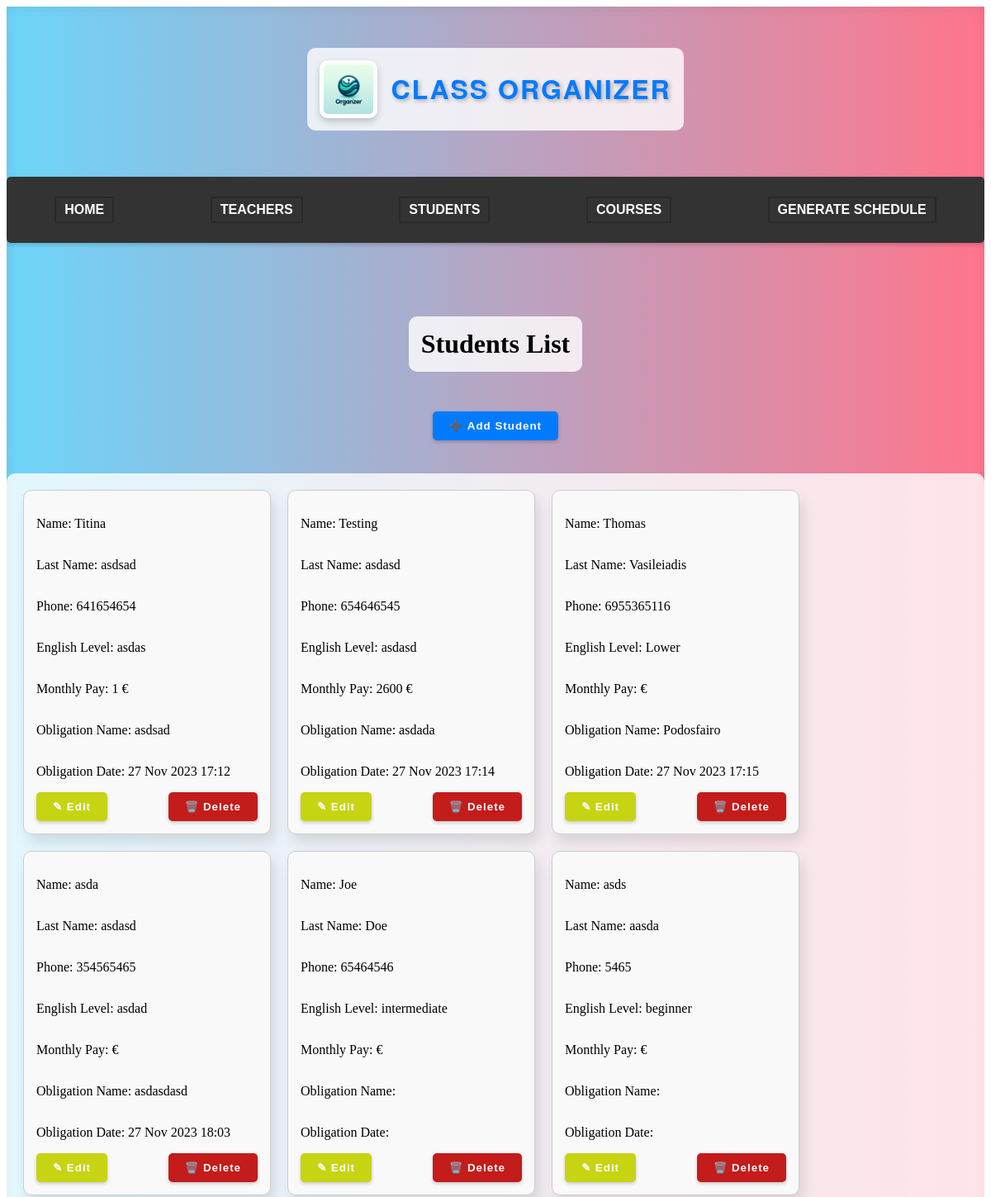
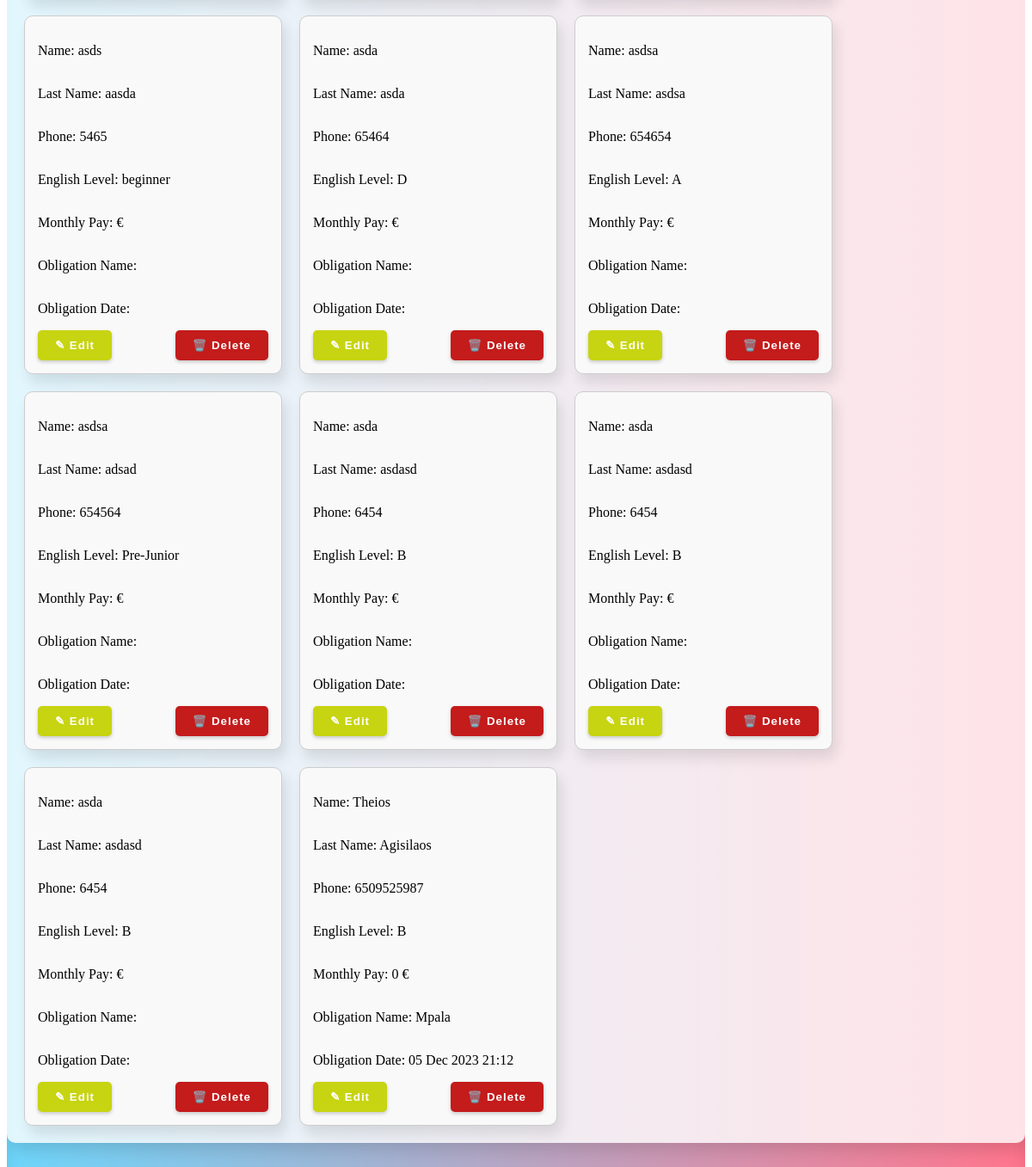
The app's page /classapp/student/, older data (2 pictures, top to bottom).
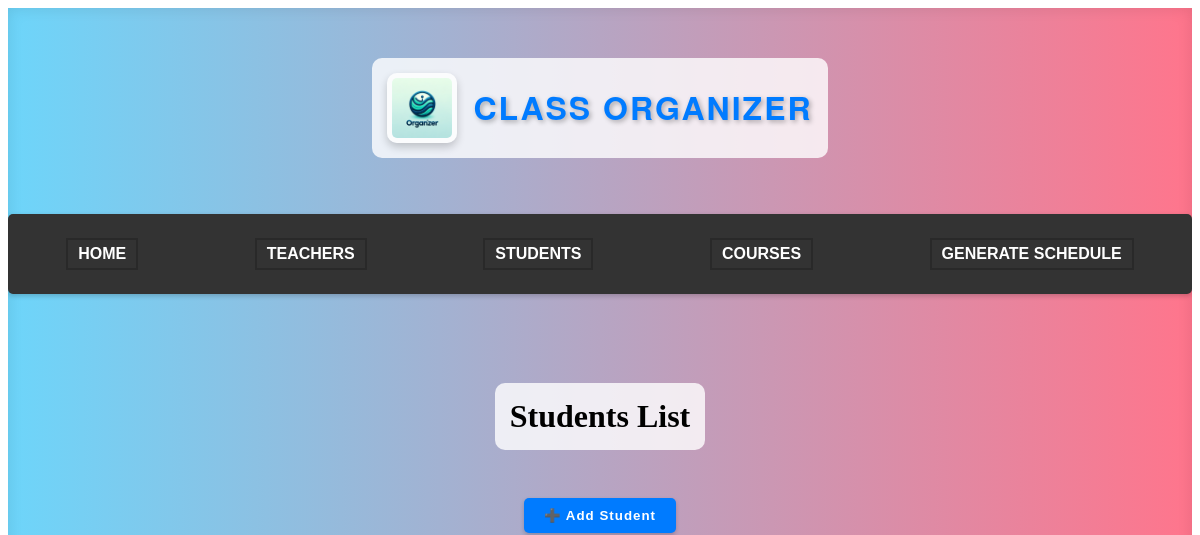
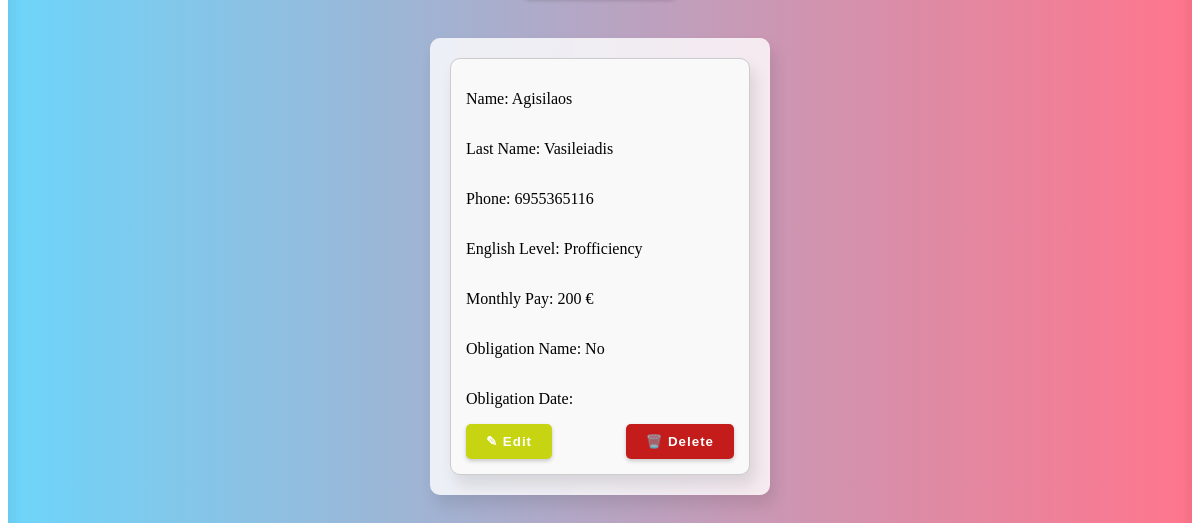
The same page, newer data (2 pictures, top to bottom).
### classapp/models.py (models this page shows)
class Student(models.Model):
    student_id = models.AutoField(primary_key=True) #primary key
    name = models.CharField(max_length=50)
    last_name = models.CharField(max_length=50)
    phone = models.CharField(max_length=50)
    english_level = models.CharField(max_length=50, default=' ')
    obligation_name = models.CharField(max_length=50, default=' ')
    obligation_datetime = models.DateTimeField(null=True, blank=True)
    monthly_pay = models.CharField(max_length=50, default=' ')

### classapp/views.py (the view, shortened to what this page needs)
# urls.py: path('student/', views.student, name='student'),
def student(request):
    data = Student.objects.all()
    context = {'data': data}
    return render(request, 'student.html', context)

### classapp/templates/student.html (shortened to what this page needs)
<!DOCTYPE html>
<html lang="en">
<head>
    {% load static %}
    <link rel="stylesheet" href="{% static 'style.css' %}">
</head>
<body>
    <div class="main-container">
        <header>
            <img src="{% static 'classorganizerlogo.png' %}" alt="Logo" class="logo">
            <h1 class="siteTitle">Class Organizer</h1>
        </header>
        <nav class="navbar">
            <ul class="navbar-nav">
                <li class="nav-item"><a href="{% url 'home' %}">Home</a></li>
                <li class="nav-item"><a href="{% url 'teacher' %}">Teachers</a></li>
                <li class="nav-item"><a href="{% url 'student' %}">Students</a></li>
                <li class="nav-item"><a href="{% url 'course' %}">Courses</a></li>
                <li class="nav-item"><a href="{% url 'schedule' %}">Generate Schedule</a></li>
            </ul>
        </nav>
        <h1>Students List</h1>
        <button class="add_students_btn" type="submit" onclick="window.location.href='addstudent/'">➕ Add Student</button>
        <div class="students-container">
            {% for student in data %}
            <div class="student-box">
                <p>Name: {{ student.name }}</p>
                <p>Last Name: {{ student.last_name }}</p>
                <p>Phone: {{ student.phone }}</p>
                <p>English Level: {{ student.english_level }}</p>
                <p>Monthly Pay: {{ student.monthly_pay }} &euro;</p>
                <p>Obligation Name: {{ student.obligation_name }}</p>
                <p>Obligation Date: {{ student.obligation_datetime|date:"d M Y H:i" }}</p>
                <div class="button-container">
                    <button class="edit_student_btn" type="button" onclick="window.location.href='{% url "editstudent" student.student_id %}'">✎ Edit</button>
                    <button class="delete_student_btn" type="button" onclick="window.location.href='{% url "deletestudent" student.student_id %}'">🗑️ Delete</button>
                </div>
            </div>
            {% endfor %}
        </div>
    </div>
</body>
</html>

Row changes from the older to the newer data that the page shows:
removed Student: name "Titina", last_name "asdsad", phone "641654654", english_level "asdas", monthly_pay "1", obligation_name "asdsad", obligation_datetime "27 Nov 2023 17:12"
removed Student: name "Testing", last_name "asdasd", phone "654646545", english_level "asdasd", monthly_pay "2600", obligation_name "asdada", obligation_datetime "27 Nov 2023 17:14"
removed Student: name "Thomas", last_name "Vasileiadis", phone "6955365116", english_level "Lower", obligation_name "Podosfairo", obligation_datetime "27 Nov 2023 17:15"
removed Student: name "asda", last_name "asdasd", phone "354565465", english_level "asdad", obligation_name "asdasdasd", obligation_datetime "27 Nov 2023 18:03"
removed Student: name "Joe", last_name "Doe", phone "65464546", english_level "intermediate"
removed Student: name "asds", last_name "aasda", phone "5465", english_level "beginner"
removed Student: name "asds", last_name "aasda", phone "5465", english_level "beginner"
removed Student: name "asda", last_name "asda", phone "65464", english_level "D"
removed Student: name "asdsa", last_name "asdsa", phone "654654", english_level "A"
removed Student: name "asdsa", last_name "adsad", phone "654564", english_level "Pre-Junior"
removed Student: name "asda", last_name "asdasd", phone "6454", english_level "B"
removed Student: name "asda", last_name "asdasd", phone "6454", english_level "B"
removed Student: name "asda", last_name "asdasd", phone "6454", english_level "B"
removed Student: name "Theios", last_name "Agisilaos", phone "6509525987", english_level "B", monthly_pay "0", obligation_name "Mpala", obligation_datetime "05 Dec 2023 21:12"
added Student: name "Agisilaos", last_name "Vasileiadis", phone "6955365116", english_level "Profficiency", monthly_pay "200", obligation_name "No"
